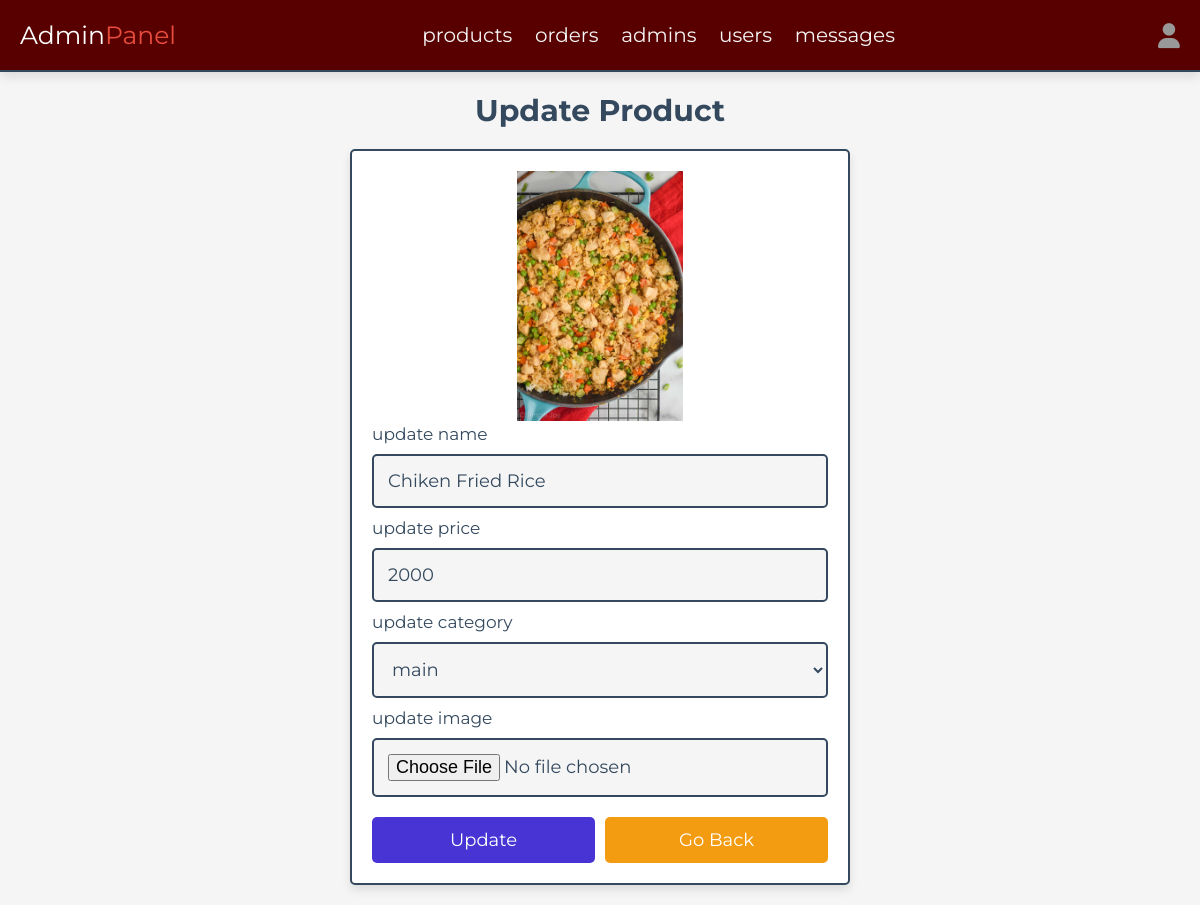
Screenshot of /admin/update_product.php?update=2 (signed in) with the database file from the repository.
### tables this page shows
CREATE TABLE `products` (
  `id` int(100) NOT NULL,
  `name` varchar(100) NOT NULL,
  `category` varchar(100) NOT NULL,
  `description` varchar(250) NOT NULL,
  `price` int(10) NOT NULL,
  `image` varchar(100) NOT NULL
);

### admin/update_product.php (the view, shortened to what this page needs)
<?php
include '../connect.php';
?>
<!DOCTYPE html>
<html lang="en">
<head>
   <link rel="stylesheet" href="https://cdnjs.cloudflare.com/ajax/libs/font-awesome/6.1.1/css/all.min.css">
   <link rel="stylesheet" href="../css/admin_style.css">
</head>
<body>
<?php include 'admin_header.php' ?>
<section class="update-product">
   <h1 class="heading">update product</h1>
   <?php
      $update_id = isset($_GET['update']) ? (int)$_GET['update'] : 0;
      $show_products = $conn->prepare("SELECT * FROM `products` WHERE id = ?");
      $show_products->execute([$update_id]);
      if($show_products->rowCount() > 0){
         while($fetch_products = $show_products->fetch(PDO::FETCH_ASSOC)){
   ?>
   <form action="" method="POST" enctype="multipart/form-data">
      <img src="../uploaded_img/<?= htmlspecialchars($fetch_products['image']); ?>" alt="">
      <span>update name</span>
      <input type="text" required placeholder="enter product name" name="name" maxlength="100" class="box" value="<?= htmlspecialchars($fetch_products['name']); ?>">
      <span>update price</span>
      <input type="number" min="0" max="9999999999" required placeholder="enter product price" name="price" onkeypress="if(this.value.length == 10) return false;" class="box" value="<?= htmlspecialchars($fetch_products['price']); ?>">
      <span>update category</span>
      <select name="category" class="box" required>
         <option selected value="<?= htmlspecialchars($fetch_products['category']); ?>"><?= htmlspecialchars($fetch_products['category']); ?></option>
      </select>
      <span>update image</span>
      <input type="file" name="image" class="box" accept="image/jpg, image/jpeg, image/png, image/webp">
      <div class="flex-btn">
         <input type="submit" value="update" class="btn" name="update">
         <a href="products.php" class="option-btn">go back</a>
      </div>
   </form>
   <?php
         }
      }else{
         echo '<p class="empty">no products added yet!</p>';
      }
   ?>
</section>
</body>
</html>

### css/admin_style.css (style rules this page uses)
:root { --main-color:#4834d4; --red:#e74c3c; --orange:#f39c12; --black:#34495e; --white:#fff; --light-bg:#f5f5f5; --light-color:#999; --border:.2rem solid var(--black); --box-shadow:0 .5rem 1rem rgba(0,0,0,.1); }
* { font-family: 'Montserrat', sans-serif; margin:0; padding:0; box-sizing: border-box; text-decoration: none; outline: none; border:none; }
html { font-size: 62.5%; overflow-x: hidden; }
body { background-color: var(--light-bg); }
section { max-width: 1200px; margin:0 auto; padding:2rem; }
.btn, .delete-btn, .option-btn { display: block; margin-top: 1rem; border-radius: .5rem; cursor: pointer; width: 100%; font-size: 1.8rem; color:var(--white); padding:1.2rem 3rem; text-transform: capitalize; text-align: center; }
.btn { background-color: var(--main-color); }
.option-btn { background-color: var(--orange); }
.flex-btn { display: flex; gap:1rem; }
.heading { text-align: center; margin-bottom: 2rem; text-transform: capitalize; color:var(--black); font-size: 3rem; }
.update-product form { margin:0 auto; max-width: 50rem; background-color: var(--white); border-radius: .5rem; box-shadow: var(--box-shadow); border:var(--border); padding:2rem; }
.update-product form img { height: 25rem; width: 100%; object-fit: contain; }
.update-product form .box { background-color: var(--light-bg); border:var(--border); width: 100%; padding:1.4rem; font-size: 1.8rem; color:var(--black); border-radius: .5rem; margin: 1rem 0; }
.update-product form span { font-size: 1.7rem; color:var(--black); }

### rows the page displays
products: image (picture), name "Chiken Fried Rice", price "2000", category "main"
